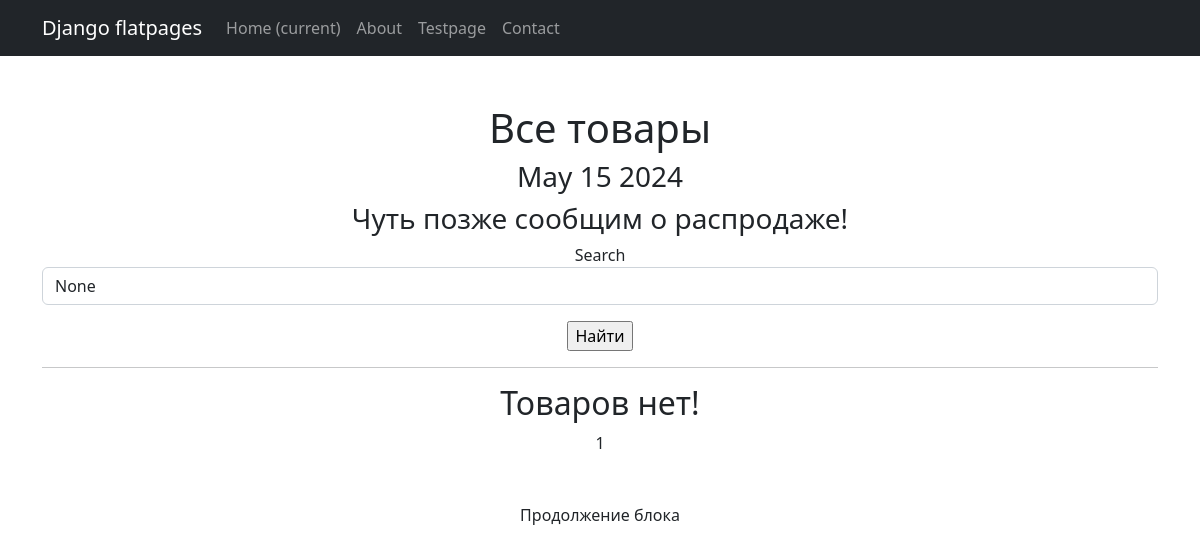
The app's page /products/, older data.
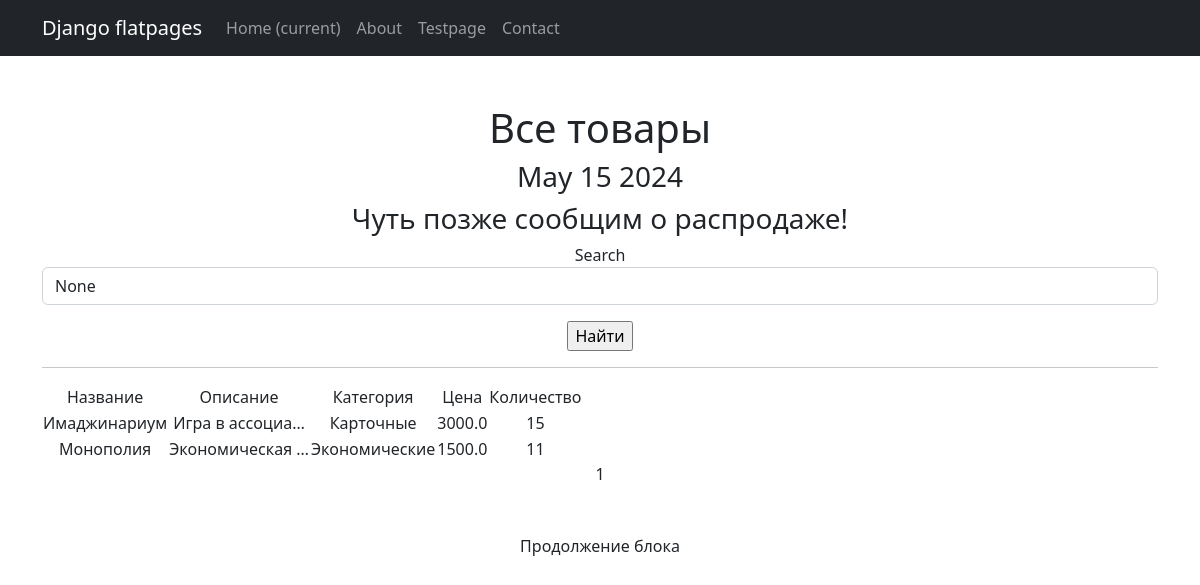
The same page, newer data.
### simpleapp/models.py (models this page shows, shortened)
class Product(models.Model):
    name = models.CharField(
        max_length=50,
        unique=True, # названия товаров не должны повторяться
    )
    description = models.TextField()
    quantity = models.IntegerField(
        validators=[MinValueValidator(0)],
    )
    category = models.ForeignKey(
        to='Category',
        on_delete=models.CASCADE,
        related_name='products', # все продукты в категории будут доступны через поле products
    )
    price = models.FloatField(
        validators=[MinValueValidator(0.0)],
    )

class Category(models.Model):
    name = models.CharField(max_length=100, unique=True)

### simpleapp/views.py (the view)
# urls.py: path('', ProductsList.as_view(), name = 'product_list'),
class ProductsList(ListView):
    model = Product
    ordering = 'name'
    template_name = 'products.html'
    context_object_name = 'products'
    paginate_by = 2
    def get_queryset(self):
       queryset = super().get_queryset()
       self.filterset = ProductFilter(self.request.GET, queryset)
       return self.filterset.qs
    def get_context_data(self, **kwargs):
        context = super().get_context_data(**kwargs)
        context['time_now'] = datetime.now()
        context['next_sale'] = None
        context['filterset'] = self.filterset
        return context

### templates/products.html (shortened to what this page needs)
{% extends 'flatpages/default.html' %}
{% load custom_tags %}
{% block content %}
   <h1>Все товары</h1>
   <h3>{{ time_now|date:'M d Y' }}</h3>
   <h3> {{ next_sale|default_if_none:"Чуть позже сообщим о распродаже!" }} </h3>
   <form action="" method="get" >
    <label for="{{ filterset.form.name__icontains.id_for_label }}">Search</label>
    <input
        id="{{ filterset.form.name__icontains.id }}"
        name="{{ filterset.form.name__icontains.name }}"
        value="{{ filterset.form.name__icontains.value }}"
        class="form-control"
    >
    <input type="submit" class="mt-3 btn-primary" value="Найти" />
</form>
   <hr>
   {% if products %}
       <table>
           <tr>
               <td>Название</td>
               <td>Описание</td>
               <td>Категория</td>
               <td>Цена</td>
               <td>Количество</td>
           </tr>
        {% for product in products %}
        <tr>
             <td>{{ product.name }}</td>
            <td>{{ product.description|truncatechars:15 }}</td>
            <td>{{ product.category.name }}</td>
            <td>{{ product.price }}</td>
            <td>{{ product.quantity }}</td>
        </tr>
        {% endfor %}
    </table>
{% else %}
    <h2>Товаров нет!</h2>
    {% endif %}
   {{ page_obj.number }}
<p class="mt-5">Продолжение блока</p>
{% endblock content %}

### templates/flatpages/default.html (shortened to what this page needs)
<!DOCTYPE html>
<html lang="en">
    <head>
        {% load static %}
        <link href="{% static 'css/styles.css' %}" rel="stylesheet" />
    </head>
    <body>
        <nav class="navbar navbar-expand-lg navbar-dark bg-dark static-top">
            <div class="container">
                <a class="navbar-brand" href="#">Django flatpages</a>
                <div class="collapse navbar-collapse" id="navbarResponsive">
                    <ul class="navbar-nav ml-auto">
                        <li class="nav-item active">
                            <a class="nav-link" href="#">Home
                                <span class="sr-only">(current)</span>
                            </a>
                        </li>
                        <li class="nav-item">
                            <a class="nav-link" href="/about/">About</a>
                        </li>
                        <li class="nav-item">
                            <a class="nav-link" href="/testpage/">Testpage</a>
                        </li>
                        <li class="nav-item">
                            <a class="nav-link" href="/contacts/">Contact</a>
                        </li>
                    </ul>
                </div>
            </div>
         </nav>
        <div class="container mt-5">
            <div class="row">
                <div class="col-lg-12 text-center">
                    {% block content %}{% endblock content %}
                </div>
            </div>
         </div>
    </body>
</html>

Row changes from the older to the newer data that the page shows:
added Product: name "Имаджинариум", description "Игра в ассоциа…", category.name "Карточные", price "3000.0", quantity "15"
added Product: name "Монополия", description "Экономическая …", category.name "Экономические", price "1500.0", quantity "11"
Text that changed along with them:
text no longer shown: "Товаров нет!"
text now shown: "Название Описание Категория Цена Количество"
